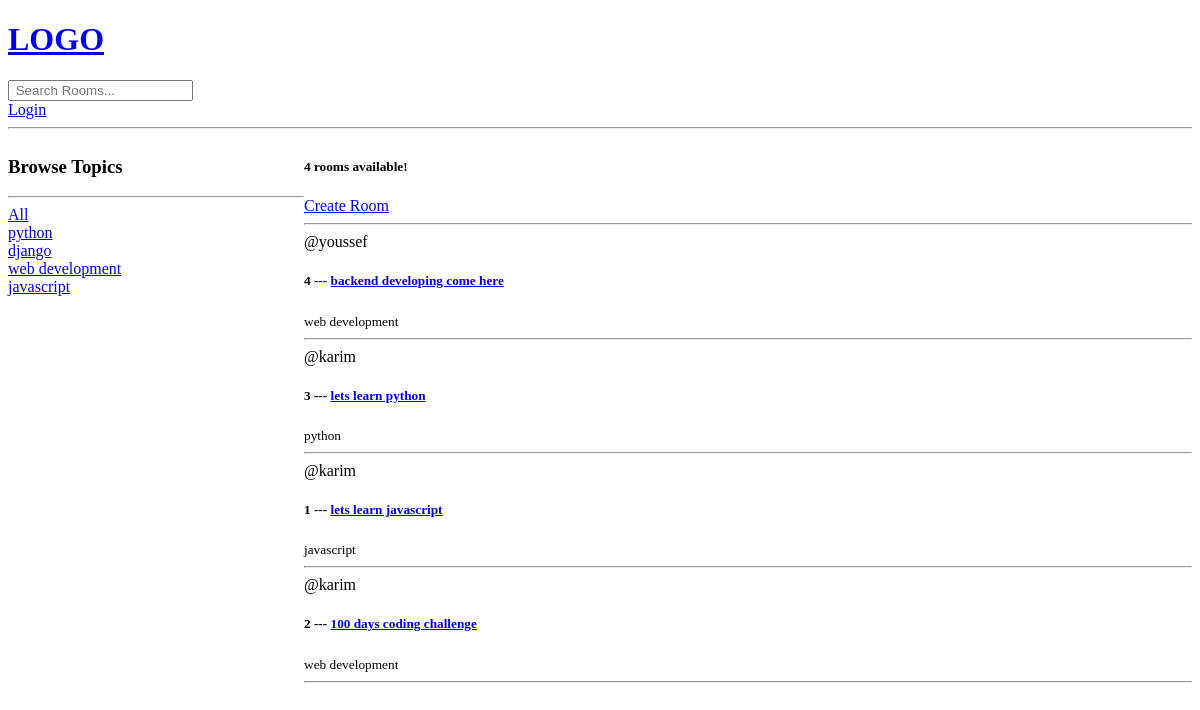
/, run on an earlier commit of the app's database.
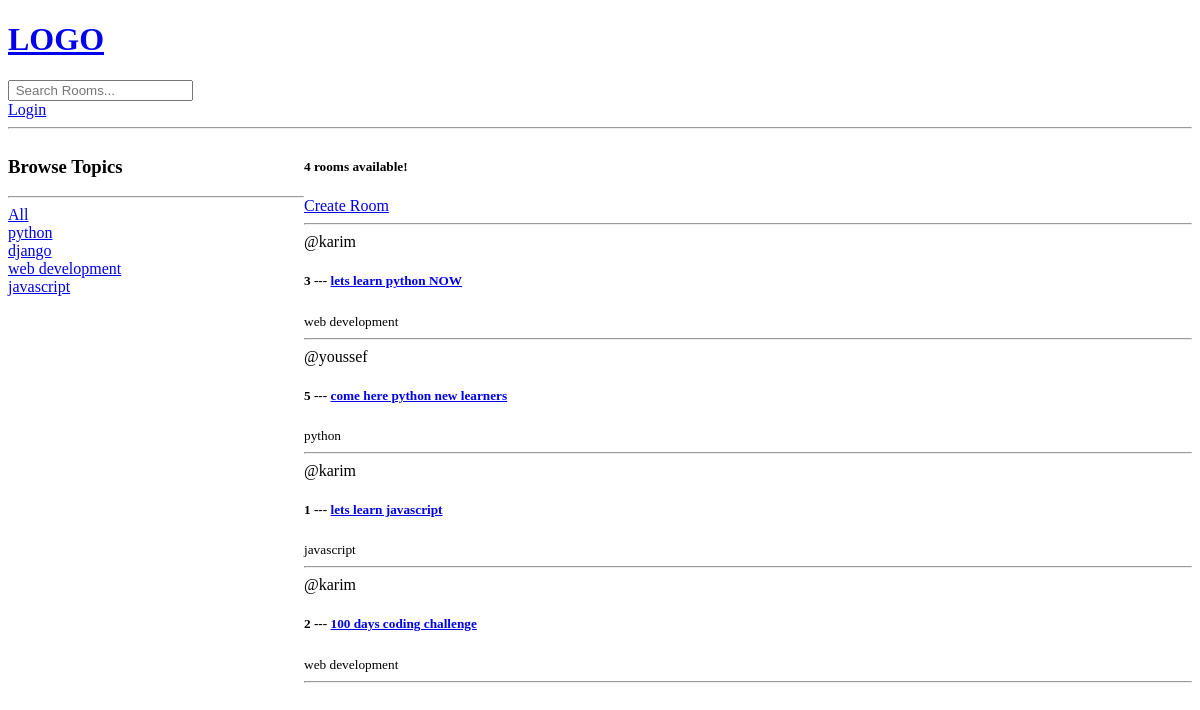
And on a later commit of the database.
### base/models.py (models this page shows, shortened)
class Topic(models.Model):
    name = models.CharField(max_length=200)
    def __str__(self):
        return self.name

class Room(models.Model):
    host = models.ForeignKey(User , on_delete=models.SET_NULL , null=True)
    topic =  models.ForeignKey(Topic , on_delete=models.SET_NULL , null=True)
    name = models.CharField(max_length=200)
    description = models.TextField(null=True , blank=True)
    participants = models.ManyToManyField(User , related_name ='participants' , blank = True)
    updated = models.DateTimeField(auto_now=True)
    created = models.DateTimeField(auto_now_add=True)
    class Meta:
        ordering = ['-updated' , '-created']

### base/views.py (the view)
# urls.py: path('', views.home , name = 'home'),
def home(request):
    q = request.GET.get('q') if request.GET.get('q') != None else ''
    rooms = Room.objects.filter(
        Q(topic__name__icontains = q) |
        Q(name__icontains = q) |
        Q(description__icontains = q)
        )
    topics = Topic.objects.all()
    room_count = rooms.count()
    context = {'rooms' : rooms ,'topics' : topics , 'room_count' : room_count}
    return render(request , 'base/home.html' , context)

### base/templates/base/home.html (shortened to what this page needs)
{% extends 'main.html' %}
{% block content %}
<div class="home-container">
    <div>
        <h3>Browse Topics</h3>
        <hr>
        <div>
            <a href = "{% url 'home' %}">All</a>
        </div>
        {% for topic in topics %}
        <div>
        <a href = "{% url 'home' %}?q={{topic.name}}">{{topic.name}}</a>
        </div>
        {% endfor %}
    </div>
    <div>
        <h5>{{room_count}} rooms available!</h5>
        <a href={% url 'create-room' %}>Create Room</a>
        <hr>
        <div>
            {% for  room in rooms %}
                <div>
                    <span>@{{room.host}}</span>
                    <h5>{{room.id}} --- <a href="{% url 'room' room.id  %}">{{room.name}}</a></h5>
                    <small>{{room.topic}}</small>
                    <hr>
                </div>
            {% endfor %}
        </div>
    </div>
{% endblock content %}

### templates/main.html (shortened to what this page needs)
<!DOCTYPE html>
<html>
<head>
</head>
<body>
    {% include 'navbar.html' %}
    {% block content %}
    {% endblock content %}
</body>
</html>

### templates/navbar.html
<a href = '/'>
    <h1>LOGO</h1>
</a>
<form method = 'GET' action = "{% url 'home' %}">
    <input type = "text"  name = "q"  placeholder = " Search Rooms..."/>
</form>
{% if request.user.is_authenticated %}
<p>Welcome {{request.user}}</p>
<a href = "{% url 'logout' %}" >Logout</a>
{% else %}
<a href = "{% url 'login' %}" >Login</a>
{% endif %}
<hr>

### base/templates/base/home.html (style rules this page uses)
.home-container { display: grid; grid-template-columns: 1fr 3fr; }

What changed in the data, as far as the page shows it:
removed Room: host "youssef", id "4", name "backend developing come here", topic "web development"
changed Room id 3: name "lets learn python" → "lets learn python NOW"; topic "python" → "web development"
added Room: host "youssef", id "5", name "come here python new learners", topic "python"
